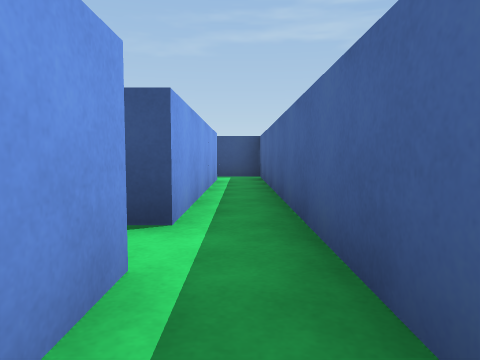
View 1 (above)

24 first-person views from a walk through a scene from a Unity 3-D project. The camera is 0.51 m above the floor, tilts 4° down and sees 70° across. The floor is counted in squares, 1 m on a side. Each view is taken from the middle of a square. On the plan, view 1 faces up. The plan holds only what a view shows up to about 9 squares ahead; the rest is blank. The player is left out.

View 2
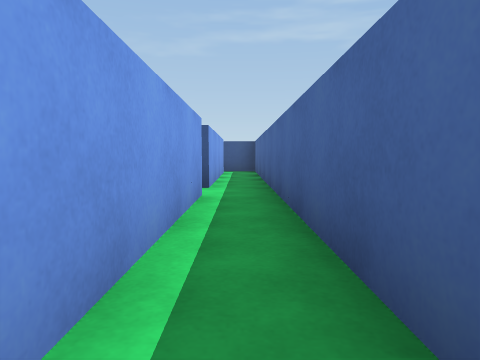

View 3
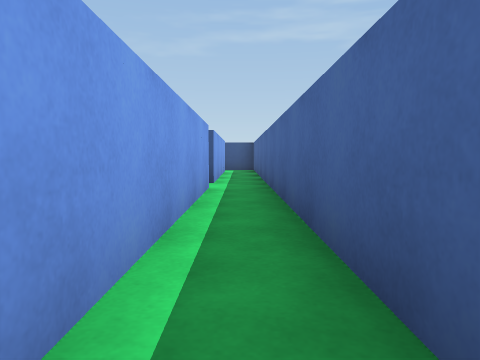

View 4
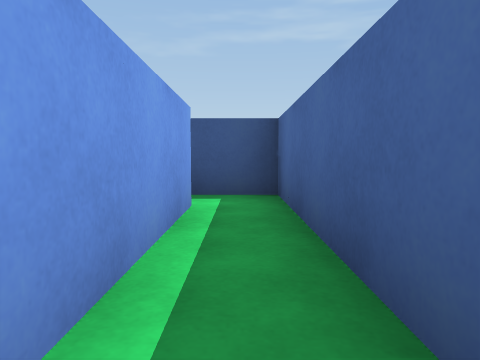

View 5
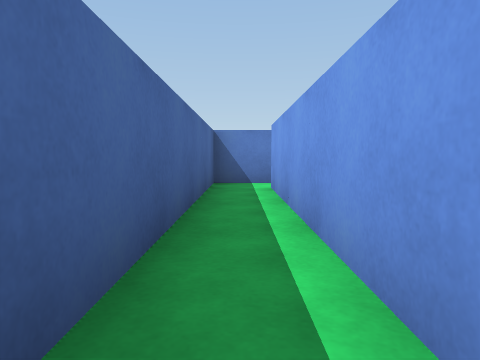

View 6
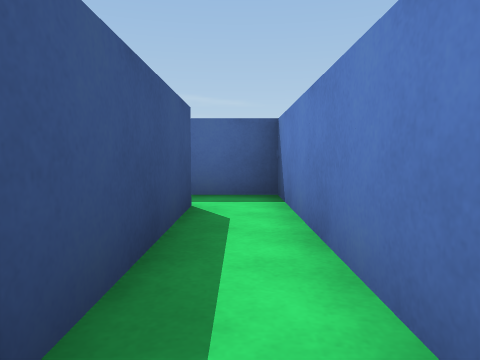

View 7
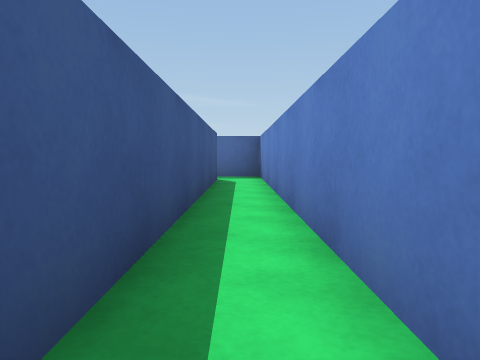

View 8
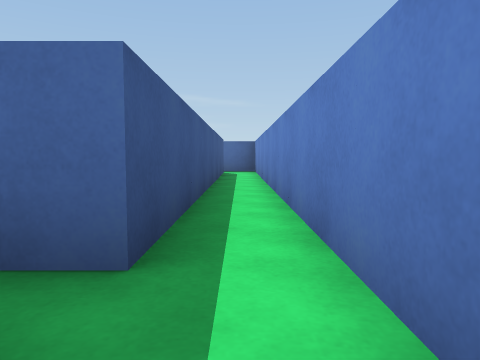

View 9
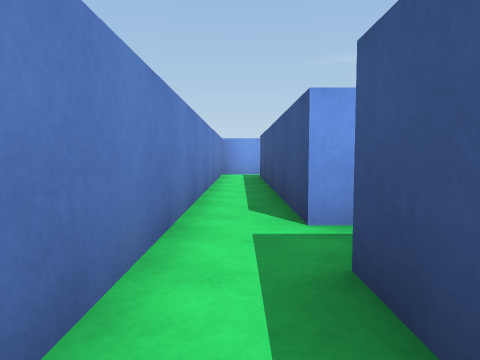

View 10
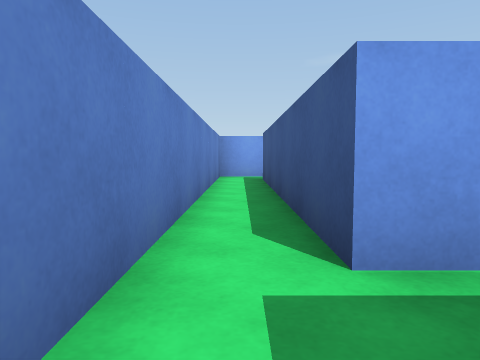

View 11
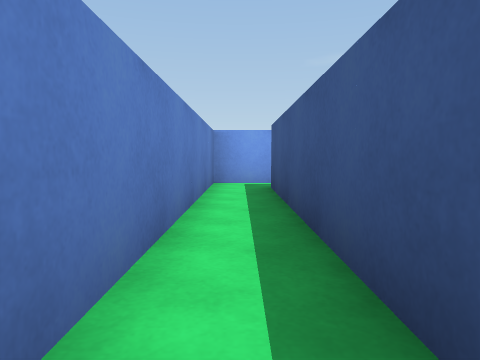

View 12
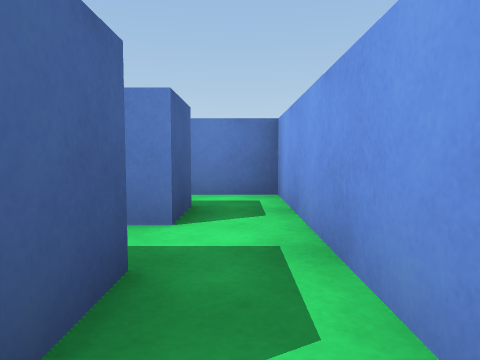

View 13
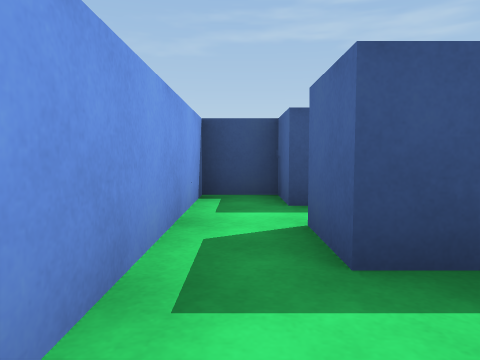

View 14
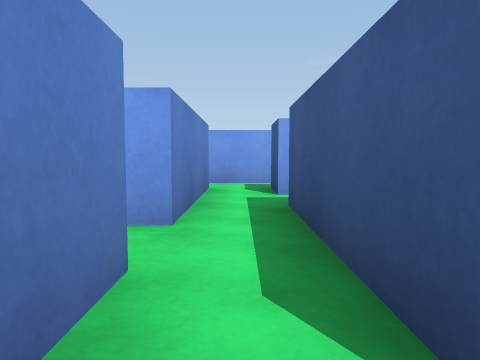

View 15
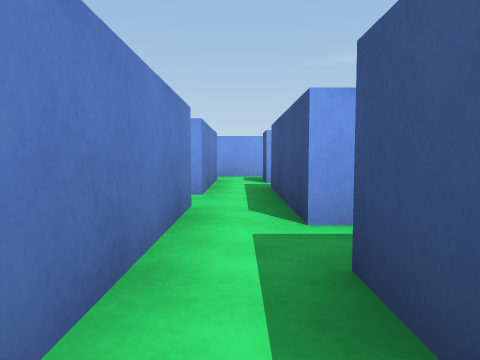

View 16
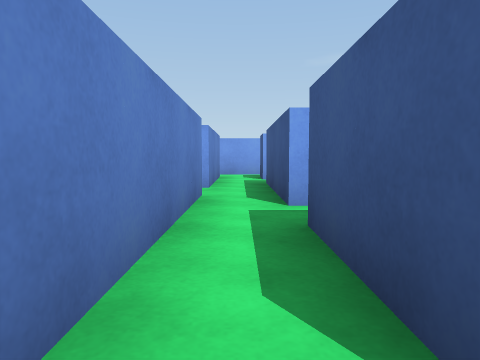

View 17
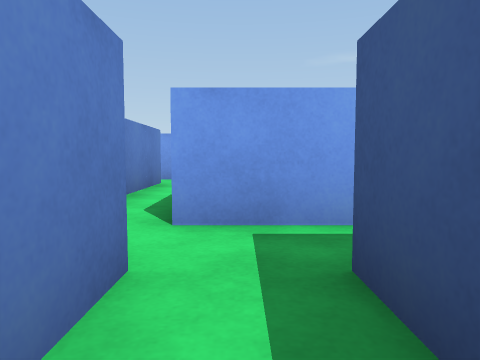

View 18
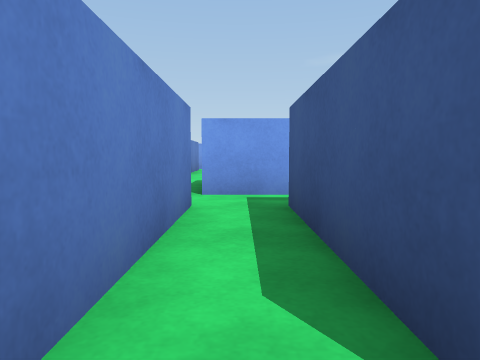

View 19
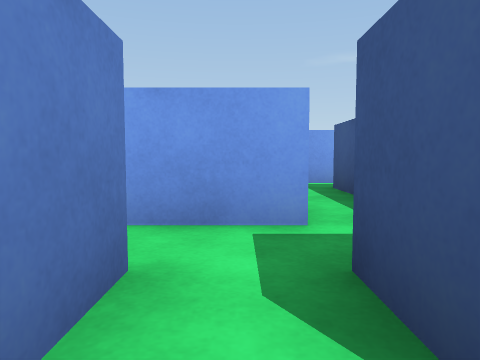

View 20
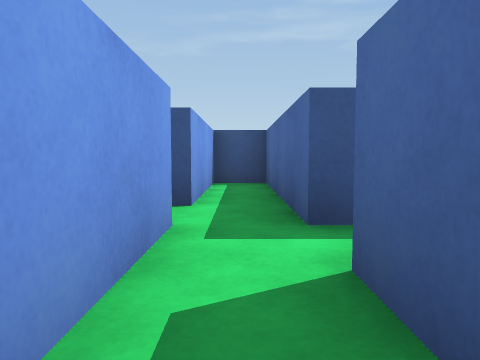

View 21
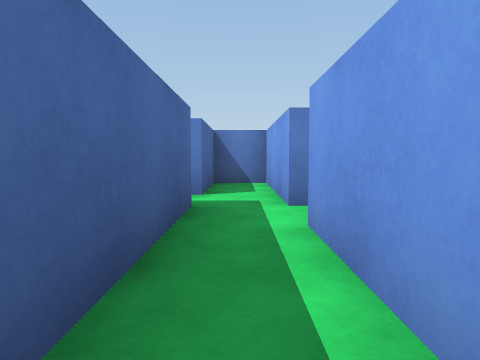

View 22
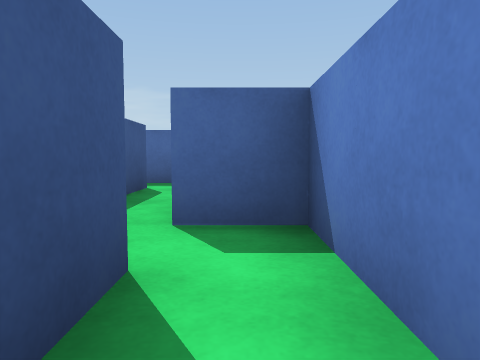

View 23
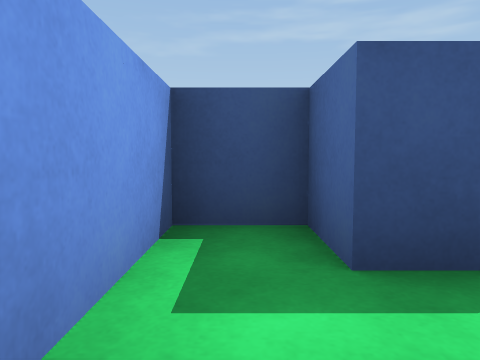

View 24
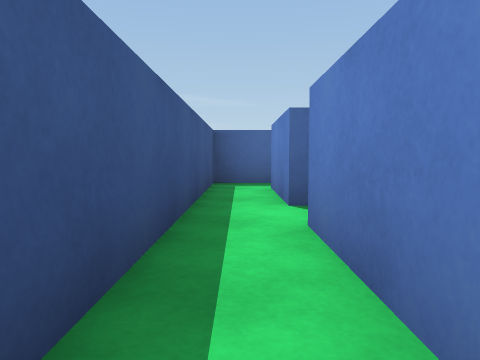

### Floor plan
Key: @ floor where view 1 was taken; # wall or solid block; . floor.
Columns run from 18 left of view 1 to 1 right of it. Each row starts with its distance up from view 1.
  9              #######
  8             .......#
  7              ##.##.#
  6                  #.#
  5              ### #.#
  4              #.# #.#
  3              #.# #.#
  2 ###      #.###.# ..#
  1 #.#.###.##.....# #.#
  0 #..........###...#@#
 -1 #.###.###### #.# #.#
 -2 #..   #      #.# #.#
 -3 #.######.#########.#
 -4 #..................#
 -5 ####################

Where each view was taken, in squares from view 1:
view 1: 0 up, 0 right, facing up
view 2: 3 down, 0 right, facing up
view 3: 4 down, 0 right, facing up
view 4: 4 up, 0 right, facing up
view 5: 2 up, 0 right, facing down
view 6: 4 down, 4 left, facing right
view 7: 4 down, 8 left, facing right
view 8: 4 down, 11 left, facing right
view 9: 4 down, 8 left, facing left
view 10: 4 down, 9 left, facing left
view 11: 4 down, 11 left, facing left
view 12: 0 up, 17 left, facing down
view 13: 3 down, 17 left, facing up
view 14: 0 up, 11 left, facing left
view 15: 0 up, 9 left, facing left
view 16: 0 up, 8 left, facing left
view 17: 1 up, 6 left, facing left
view 18: 1 up, 4 left, facing left
view 19: 0 up, 2 left, facing left
view 20: 2 down, 4 left, facing up
view 21: 4 up, 4 left, facing down
view 22: 0 up, 10 left, facing right
view 23: 1 down, 17 left, facing up
view 24: 8 up, 6 left, facing right
